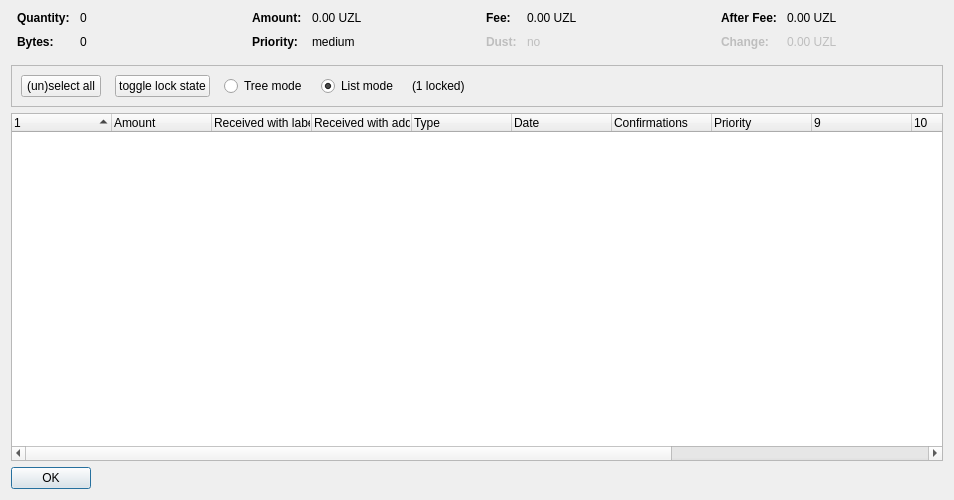
<?xml version="1.0" encoding="UTF-8"?>
<ui version="4.0">
 <class>CoinControlDialog</class>
 <widget class="QDialog" name="CoinControlDialog">
  <property name="geometry">
   <rect>
    <x>0</x>
    <y>0</y>
    <width>954</width>
    <height>500</height>
   </rect>
  </property>
  <property name="windowTitle">
   <string>Coin Selection</string>
  </property>
  <layout class="QVBoxLayout" name="verticalLayout">
   <item>
    <layout class="QHBoxLayout" name="horizontalLayoutTop" stretch="0,0,0,0">
     <property name="topMargin">
      <number>0</number>
     </property>
     <property name="bottomMargin">
      <number>10</number>
     </property>
     <item>
      <layout class="QFormLayout" name="formLayoutCoinControl1">
       <property name="horizontalSpacing">
        <number>10</number>
       </property>
       <property name="verticalSpacing">
        <number>10</number>
       </property>
       <property name="leftMargin">
        <number>6</number>
       </property>
       <property name="rightMargin">
        <number>6</number>
       </property>
       <item row="0" column="0">
        <widget class="QLabel" name="labelCoinControlQuantityText">
         <property name="font">
          <font>
           <weight>75</weight>
           <bold>true</bold>
          </font>
         </property>
         <property name="text">
          <string>Quantity:</string>
         </property>
        </widget>
       </item>
       <item row="0" column="1">
        <widget class="QLabel" name="labelCoinControlQuantity">
         <property name="cursor">
          <cursorShape>IBeamCursor</cursorShape>
         </property>
         <property name="contextMenuPolicy">
          <enum>Qt::ActionsContextMenu</enum>
         </property>
         <property name="text">
          <string notr="true">0</string>
         </property>
         <property name="textInteractionFlags">
          <set>Qt::LinksAccessibleByMouse|Qt::TextSelectableByKeyboard|Qt::TextSelectableByMouse</set>
         </property>
        </widget>
       </item>
       <item row="1" column="0">
        <widget class="QLabel" name="labelCoinControlBytesText">
         <property name="font">
          <font>
           <weight>75</weight>
           <bold>true</bold>
          </font>
         </property>
         <property name="text">
          <string>Bytes:</string>
         </property>
        </widget>
       </item>
       <item row="1" column="1">
        <widget class="QLabel" name="labelCoinControlBytes">
         <property name="cursor">
          <cursorShape>IBeamCursor</cursorShape>
         </property>
         <property name="contextMenuPolicy">
          <enum>Qt::ActionsContextMenu</enum>
         </property>
         <property name="text">
          <string notr="true">0</string>
         </property>
         <property name="textInteractionFlags">
          <set>Qt::LinksAccessibleByMouse|Qt::TextSelectableByKeyboard|Qt::TextSelectableByMouse</set>
         </property>
        </widget>
       </item>
      </layout>
     </item>
     <item>
      <layout class="QFormLayout" name="formLayoutCoinControl2">
       <property name="horizontalSpacing">
        <number>10</number>
       </property>
       <property name="verticalSpacing">
        <number>10</number>
       </property>
       <property name="leftMargin">
        <number>6</number>
       </property>
       <property name="rightMargin">
        <number>6</number>
       </property>
       <item row="0" column="0">
        <widget class="QLabel" name="labelCoinControlAmountText">
         <property name="font">
          <font>
           <weight>75</weight>
           <bold>true</bold>
          </font>
         </property>
         <property name="text">
          <string>Amount:</string>
         </property>
        </widget>
       </item>
       <item row="0" column="1">
        <widget class="QLabel" name="labelCoinControlAmount">
         <property name="cursor">
          <cursorShape>IBeamCursor</cursorShape>
         </property>
         <property name="contextMenuPolicy">
          <enum>Qt::ActionsContextMenu</enum>
         </property>
         <property name="text">
          <string notr="true">0.00 UZL</string>
         </property>
         <property name="textInteractionFlags">
          <set>Qt::LinksAccessibleByMouse|Qt::TextSelectableByKeyboard|Qt::TextSelectableByMouse</set>
         </property>
        </widget>
       </item>
       <item row="1" column="0">
        <widget class="QLabel" name="labelCoinControlPriorityText">
         <property name="font">
          <font>
           <weight>75</weight>
           <bold>true</bold>
          </font>
         </property>
         <property name="text">
          <string>Priority:</string>
         </property>
        </widget>
       </item>
       <item row="1" column="1">
        <widget class="QLabel" name="labelCoinControlPriority">
         <property name="cursor">
          <cursorShape>IBeamCursor</cursorShape>
         </property>
         <property name="contextMenuPolicy">
          <enum>Qt::ActionsContextMenu</enum>
         </property>
         <property name="text">
          <string>medium</string>
         </property>
         <property name="textInteractionFlags">
          <set>Qt::LinksAccessibleByMouse|Qt::TextSelectableByKeyboard|Qt::TextSelectableByMouse</set>
         </property>
        </widget>
       </item>
      </layout>
     </item>
     <item>
      <layout class="QFormLayout" name="formLayoutCoinControl3">
       <property name="horizontalSpacing">
        <number>10</number>
       </property>
       <property name="verticalSpacing">
        <number>10</number>
       </property>
       <property name="leftMargin">
        <number>6</number>
       </property>
       <property name="rightMargin">
        <number>6</number>
       </property>
       <item row="0" column="0">
        <widget class="QLabel" name="labelCoinControlFeeText">
         <property name="font">
          <font>
           <weight>75</weight>
           <bold>true</bold>
          </font>
         </property>
         <property name="text">
          <string>Fee:</string>
         </property>
        </widget>
       </item>
       <item row="0" column="1">
        <widget class="QLabel" name="labelCoinControlFee">
         <property name="cursor">
          <cursorShape>IBeamCursor</cursorShape>
         </property>
         <property name="contextMenuPolicy">
          <enum>Qt::ActionsContextMenu</enum>
         </property>
         <property name="text">
          <string notr="true">0.00 UZL</string>
         </property>
         <property name="textInteractionFlags">
          <set>Qt::LinksAccessibleByMouse|Qt::TextSelectableByKeyboard|Qt::TextSelectableByMouse</set>
         </property>
        </widget>
       </item>
       <item row="1" column="0">
        <widget class="QLabel" name="labelCoinControlLowOutputText">
         <property name="enabled">
          <bool>false</bool>
         </property>
         <property name="font">
          <font>
           <weight>75</weight>
           <bold>true</bold>
          </font>
         </property>
         <property name="text">
          <string>Dust:</string>
         </property>
        </widget>
       </item>
       <item row="1" column="1">
        <widget class="QLabel" name="labelCoinControlLowOutput">
         <property name="enabled">
          <bool>false</bool>
         </property>
         <property name="cursor">
          <cursorShape>IBeamCursor</cursorShape>
         </property>
         <property name="contextMenuPolicy">
          <enum>Qt::ActionsContextMenu</enum>
         </property>
         <property name="text">
          <string>no</string>
         </property>
         <property name="textInteractionFlags">
          <set>Qt::LinksAccessibleByMouse|Qt::TextSelectableByKeyboard|Qt::TextSelectableByMouse</set>
         </property>
        </widget>
       </item>
      </layout>
     </item>
     <item>
      <layout class="QFormLayout" name="formLayoutCoinControl4">
       <property name="horizontalSpacing">
        <number>10</number>
       </property>
       <property name="verticalSpacing">
        <number>10</number>
       </property>
       <property name="leftMargin">
        <number>6</number>
       </property>
       <property name="rightMargin">
        <number>6</number>
       </property>
       <item row="0" column="0">
        <widget class="QLabel" name="labelCoinControlAfterFeeText">
         <property name="font">
          <font>
           <weight>75</weight>
           <bold>true</bold>
          </font>
         </property>
         <property name="text">
          <string>After Fee:</string>
         </property>
        </widget>
       </item>
       <item row="0" column="1">
        <widget class="QLabel" name="labelCoinControlAfterFee">
         <property name="cursor">
          <cursorShape>IBeamCursor</cursorShape>
         </property>
         <property name="contextMenuPolicy">
          <enum>Qt::ActionsContextMenu</enum>
         </property>
         <property name="text">
          <string notr="true">0.00 UZL</string>
         </property>
         <property name="textInteractionFlags">
          <set>Qt::LinksAccessibleByMouse|Qt::TextSelectableByKeyboard|Qt::TextSelectableByMouse</set>
         </property>
        </widget>
       </item>
       <item row="1" column="0">
        <widget class="QLabel" name="labelCoinControlChangeText">
         <property name="enabled">
          <bool>false</bool>
         </property>
         <property name="font">
          <font>
           <weight>75</weight>
           <bold>true</bold>
          </font>
         </property>
         <property name="text">
          <string>Change:</string>
         </property>
        </widget>
       </item>
       <item row="1" column="1">
        <widget class="QLabel" name="labelCoinControlChange">
         <property name="enabled">
          <bool>false</bool>
         </property>
         <property name="cursor">
          <cursorShape>IBeamCursor</cursorShape>
         </property>
         <property name="contextMenuPolicy">
          <enum>Qt::ActionsContextMenu</enum>
         </property>
         <property name="text">
          <string notr="true">0.00 UZL</string>
         </property>
         <property name="textInteractionFlags">
          <set>Qt::LinksAccessibleByMouse|Qt::TextSelectableByKeyboard|Qt::TextSelectableByMouse</set>
         </property>
        </widget>
       </item>
      </layout>
     </item>
    </layout>
   </item>
   <item>
    <widget class="QFrame" name="frame">
     <property name="minimumSize">
      <size>
       <width>0</width>
       <height>40</height>
      </size>
     </property>
     <property name="frameShape">
      <enum>QFrame::StyledPanel</enum>
     </property>
     <property name="frameShadow">
      <enum>QFrame::Sunken</enum>
     </property>
     <layout class="QHBoxLayout" name="horizontalLayout">
      <item>
       <layout class="QHBoxLayout" name="horizontalLayoutPanel" stretch="0,0,0,0,0,0">
        <property name="spacing">
         <number>14</number>
        </property>
        <item>
         <widget class="QPushButton" name="pushButtonSelectAll">
          <property name="sizePolicy">
           <sizepolicy hsizetype="Maximum" vsizetype="Fixed">
            <horstretch>0</horstretch>
            <verstretch>0</verstretch>
           </sizepolicy>
          </property>
          <property name="text">
           <string>(un)select all</string>
          </property>
          <property name="autoDefault">
           <bool>false</bool>
          </property>
         </widget>
        </item>
        <item>
         <widget class="QPushButton" name="pushButtonToggleLock">
          <property name="sizePolicy">
           <sizepolicy hsizetype="Maximum" vsizetype="Fixed">
            <horstretch>0</horstretch>
            <verstretch>0</verstretch>
           </sizepolicy>
          </property>
          <property name="text">
           <string>toggle lock state</string>
          </property>
          <property name="autoDefault">
           <bool>false</bool>
          </property>
         </widget>
        </item>
        <item>
         <widget class="QRadioButton" name="radioTreeMode">
          <property name="sizePolicy">
           <sizepolicy hsizetype="Maximum" vsizetype="Fixed">
            <horstretch>0</horstretch>
            <verstretch>0</verstretch>
           </sizepolicy>
          </property>
          <property name="text">
           <string>Tree mode</string>
          </property>
         </widget>
        </item>
        <item>
         <widget class="QRadioButton" name="radioListMode">
          <property name="sizePolicy">
           <sizepolicy hsizetype="Maximum" vsizetype="Fixed">
            <horstretch>0</horstretch>
            <verstretch>0</verstretch>
           </sizepolicy>
          </property>
          <property name="text">
           <string>List mode</string>
          </property>
          <property name="checked">
           <bool>true</bool>
          </property>
         </widget>
        </item>
        <item>
         <widget class="QLabel" name="labelLocked">
          <property name="text">
           <string>(1 locked)</string>
          </property>
         </widget>
        </item>
        <item>
         <spacer name="horizontalSpacer">
          <property name="orientation">
           <enum>Qt::Horizontal</enum>
          </property>
          <property name="sizeHint" stdset="0">
           <size>
            <width>40</width>
            <height>20</height>
           </size>
          </property>
         </spacer>
        </item>
       </layout>
      </item>
     </layout>
    </widget>
   </item>
   <item>
    <widget class="CoinControlTreeWidget" name="treeWidget">
     <property name="contextMenuPolicy">
      <enum>Qt::CustomContextMenu</enum>
     </property>
     <property name="sortingEnabled">
      <bool>false</bool>
     </property>
     <property name="columnCount">
      <number>13</number>
     </property>
     <attribute name="headerShowSortIndicator" stdset="0">
      <bool>true</bool>
     </attribute>
     <attribute name="headerStretchLastSection">
      <bool>false</bool>
     </attribute>
     <column>
      <property name="text">
       <string/>
      </property>
     </column>
     <column>
      <property name="text">
       <string>Amount</string>
      </property>
     </column>
     <column>
      <property name="text">
       <string>Received with label</string>
      </property>
     </column>
     <column>
      <property name="text">
       <string>Received with address</string>
      </property>
     </column>
     <column>
      <property name="text">
       <string>Type</string>
      </property>
     </column>
     <column>
      <property name="text">
       <string>Date</string>
      </property>
     </column>
     <column>
      <property name="text">
       <string>Confirmations</string>
      </property>
      <property name="toolTip">
       <string>Confirmed</string>
      </property>
     </column>
     <column>
      <property name="text">
       <string>Priority</string>
      </property>
     </column>
     <column>
      <property name="text">
       <string/>
      </property>
     </column>
     <column>
      <property name="text">
       <string/>
      </property>
     </column>
     <column>
      <property name="text">
       <string/>
      </property>
     </column>
     <column>
      <property name="text">
       <string/>
      </property>
     </column>
     <column>
      <property name="text">
       <string/>
      </property>
     </column>
    </widget>
   </item>
   <item>
    <widget class="QDialogButtonBox" name="buttonBox">
     <property name="sizePolicy">
      <sizepolicy hsizetype="Maximum" vsizetype="Fixed">
       <horstretch>0</horstretch>
       <verstretch>0</verstretch>
      </sizepolicy>
     </property>
     <property name="orientation">
      <enum>Qt::Horizontal</enum>
     </property>
     <property name="standardButtons">
      <set>QDialogButtonBox::Ok</set>
     </property>
    </widget>
   </item>
  </layout>
 </widget>
 <customwidgets>
  <customwidget>
   <class>CoinControlTreeWidget</class>
   <extends>QTreeWidget</extends>
   <header>coincontroltreewidget.h</header>
  </customwidget>
 </customwidgets>
 <resources/>
 <connections/>
</ui>
